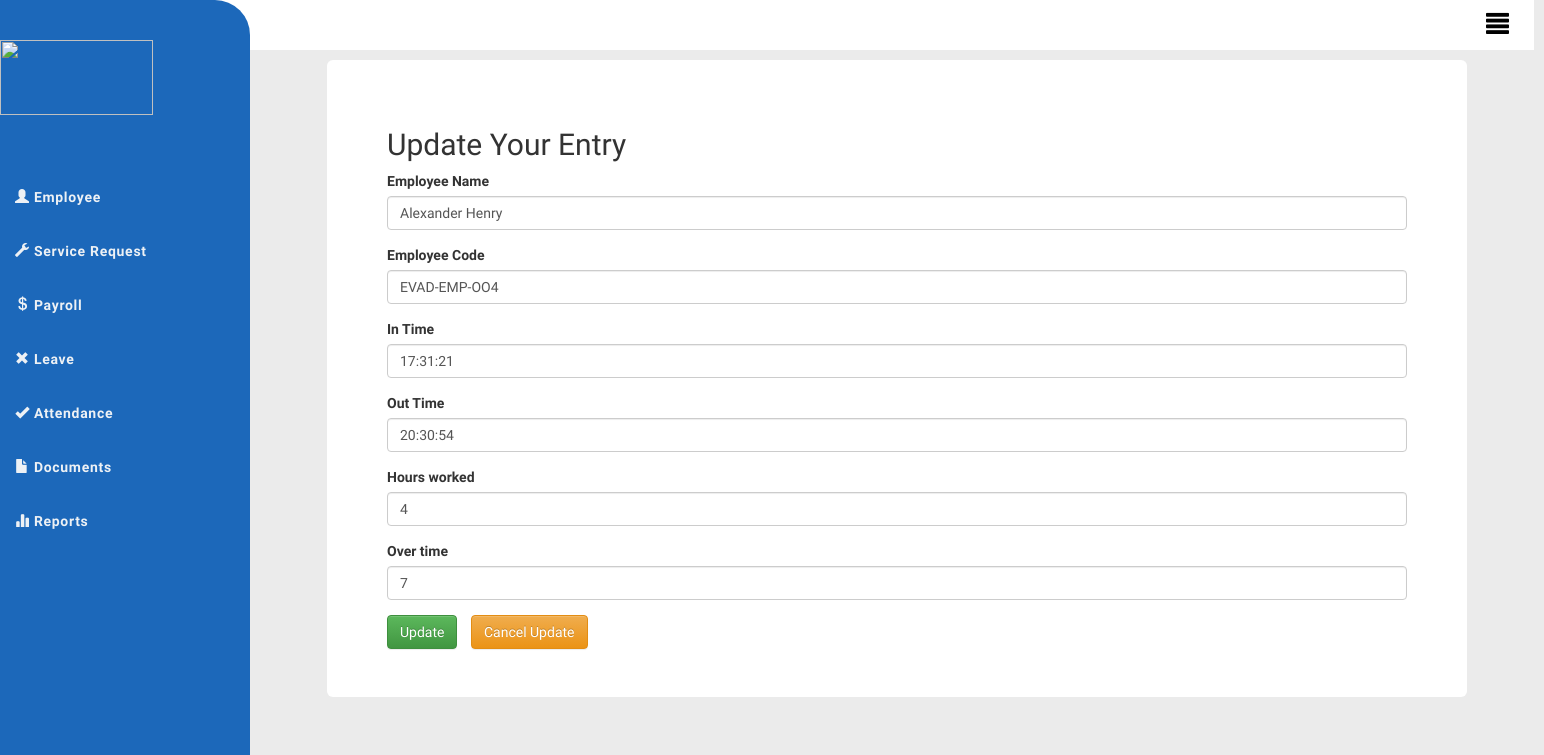
Page /Edit-Entry/7/ on the committed database.
### att_manager/models.py (models this page shows, shortened)
class Attendance(models.Model):
    employee_name = models.CharField(max_length=20)
    employee_code = models.CharField(max_length=30)
    in_time = models.TimeField()
    out_time = models.TimeField()
    hours_worked = models.IntegerField()
    over_time = models.IntegerField()

### att_manager/views.py (the view)
class AttendanceEditView(UpdateView):
    model = Attendance
    form_class = AttendanceForm
    template_name = 'att_manager/att_update.html'
    context_object_name = 'user'

### att_manager/forms.py
class AttendanceForm(forms.ModelForm):
    employee_name = forms.CharField(label='Employee Name')
    employee_code = forms.CharField(label='Employee Code')
    in_time = forms.TimeField(label='In Time')
    out_time = forms.TimeField(label='Out Time')
    class Meta():
        model = Attendance
        fields = '__all__'

### templates/att_manager/att_update.html (shortened to what this page needs)
<!DOCTYPE html>
{% extends 'att_manager/base.html' %}
{% load bootstrap4 %}
{% load static %}
{% block content %}
<html>
<body style="background-color : #ebebeb" >
<div class="container">
    <div style="background-color : white" class="jumbotron">
    <h2>Update Your Entry</h2>
<form method="POST">
    {% bootstrap_form form %}
    <input type="submit" value="Update" class="btn btn-success">
    <a style="margin-left : 10px" class="btn btn-warning" href="{% url 'attendance_list' %}">Cancel Update</a>
</form>
    </div>
</div>
</body>
</html>
{% endblock %}

### templates/att_manager/base.html (style rules this page uses)
* { box-sizing : border-box; font-family: 'Varela Round', sans-serif; }
a { text-decoration : none ; }
body { margin : 0; }

### rows in the picture
Attendance: employee_name "Alexander Henry", employee_code "EVAD-EMP-OO4", in_time "17:31:21", out_time "20:30:54", hours_worked "4", over_time "7"
